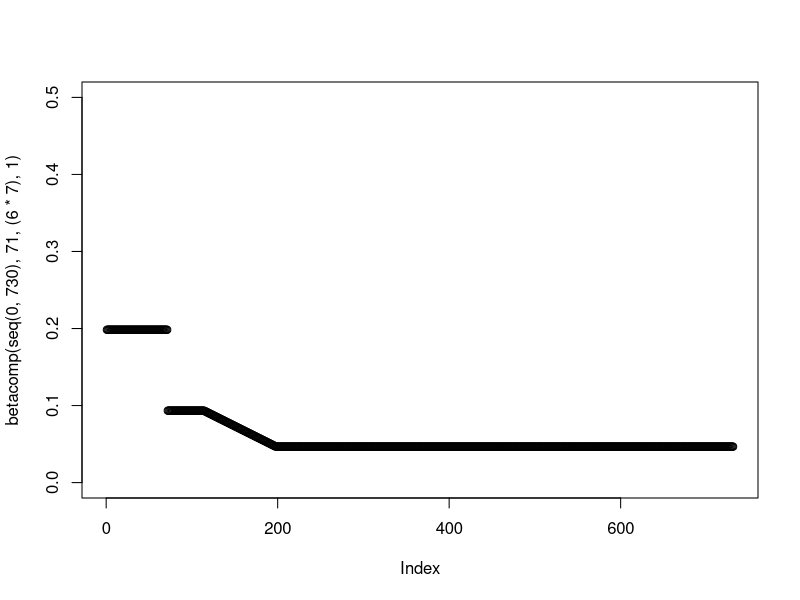
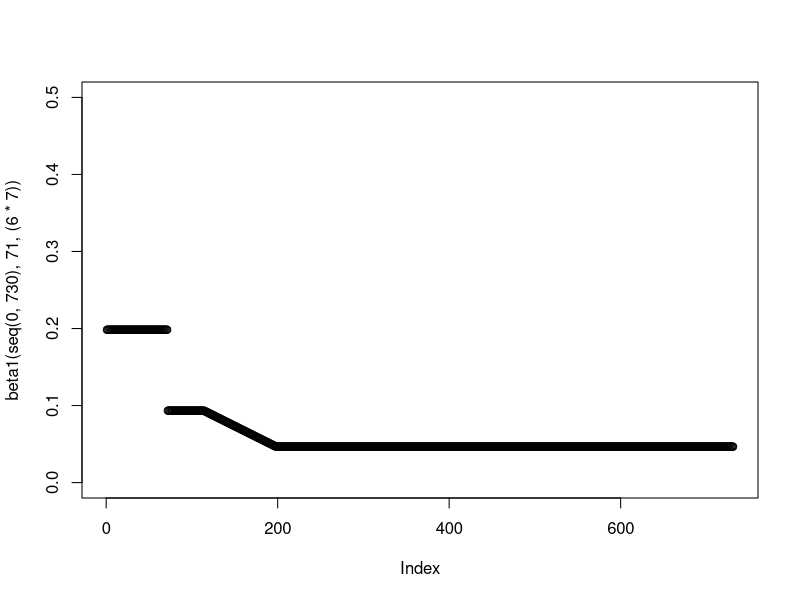
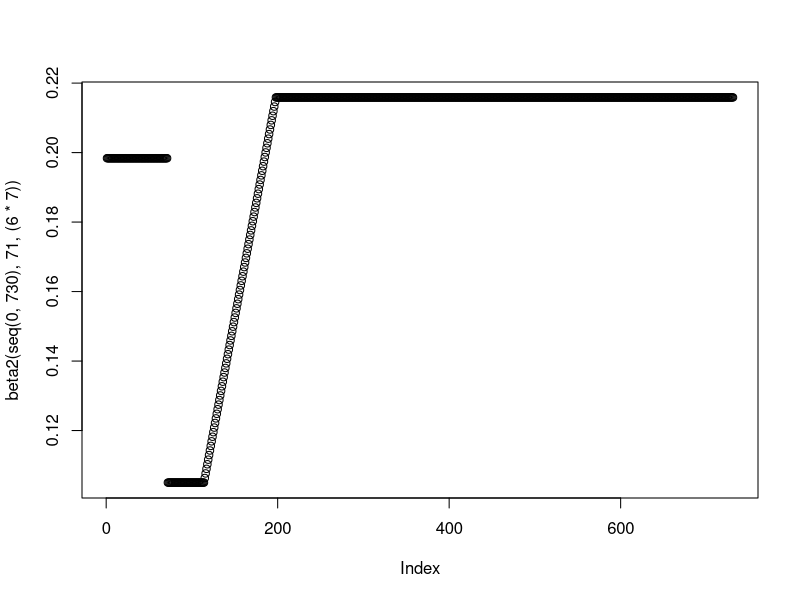
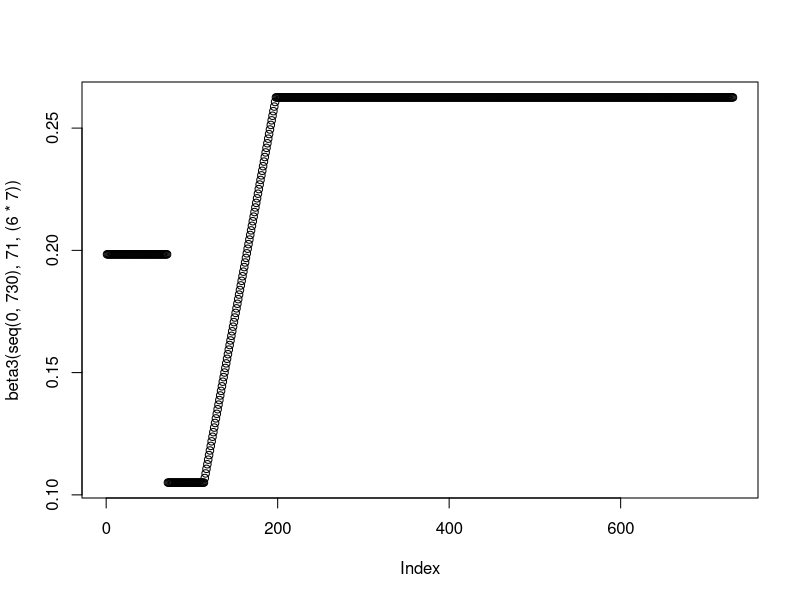
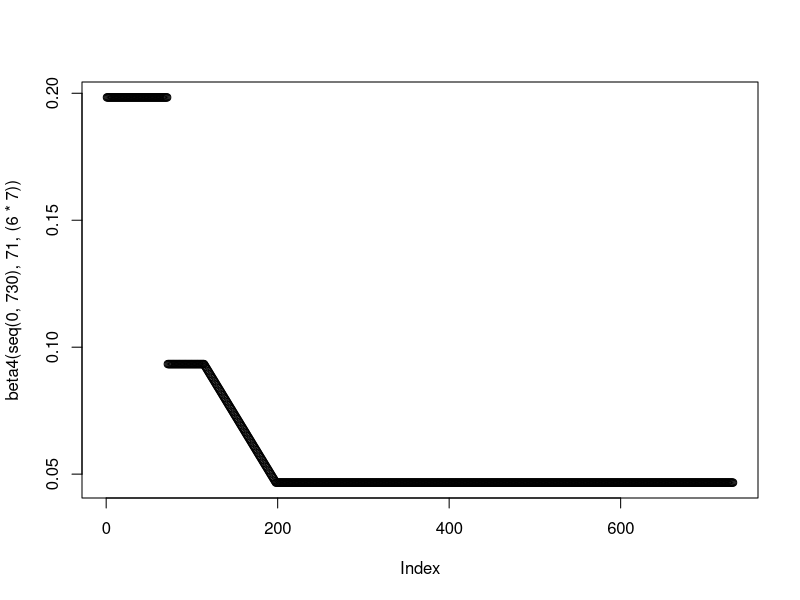

Write the R code that produced these figures, in order.
setwd("C:/Users/amorg/Documents/PhD/nCoV Work/Figures/Enhanced Shielding/New") # This is where the plots Output
rm(list=ls())
library("deSolve"); library("ggplot2"); library("ggpubr"); library("reshape2"); library("Cairo")

#### Model Functions - Generation Time + Betas + ODEs ####

#Function for the generation time/(1/gamma) parameter
GenTime <- function(T2, R0) {
  G = T2 * ((R0-1)/log(2))
  return(G)
}

#Beta Functions - Added Compliance Scaling Factor which alters Betas TO and FROM the vulnerables
betacomp <- function(time, tstart1, tdur, comp) {
  gamma <- 1/(GenTime(3.3,2.8))
  beta1_2 <- (0.4+((1.7-0.4)*(1-comp)))*(gamma)
  betalin <- approxfun(x=c(tstart1+tdur, tstart1+tdur+(12*7)), y = c(0.8*(gamma), beta1_2), method="linear", rule  =2)
  ifelse((time >= tstart1 & time <= tstart1+tdur), #Phase 2
         0.8*(gamma),
         ifelse((time >= tstart1+tdur & time <= tstart1+tdur+(12*7)), #Phase 3
                betalin(time),
                ifelse((time >= tstart1+tdur+(12*7) & time <= 730),
                       beta1_2,
                       1.7*(gamma))))}

plot(betacomp(seq(0,730), 71, (6*7), 1), ylim = c(0,0.5))

beta1 <- function(time, tstart1, tdur) {
  gamma <- 1/(GenTime(3.3,2.8))
  beta1_2 <- 0.4*(gamma)
  betalin <- approxfun(x=c(tstart1+tdur, tstart1+tdur+(12*7)), y = c(0.8*(gamma), beta1_2), method="linear", rule  =2)
  ifelse((time >= tstart1 & time <= tstart1+tdur), #Phase 2
         0.8*(gamma),
         ifelse((time >= tstart1+tdur & time <= tstart1+tdur+(12*7)), #Phase 3
                betalin(time),
                ifelse((time >= tstart1+tdur+(12*7) & time <= 730),
                       beta1_2,
                       1.7*(gamma))))}
plot(beta1(seq(0,730), 71, (6*7)), ylim = c(0,0.5))

beta2 <- function(time, tstart1, tdur) {
  gamma <- 1/(GenTime(3.3,2.8))
  beta1_2 <- 1.85*(gamma)
  betalin <- approxfun(x=c(tstart1+tdur, tstart1+tdur+(12*7)), y = c(0.9*(gamma), beta1_2), method="linear", rule  =2)
  ifelse((time >= tstart1 & time <= tstart1+tdur), #Phase 2
         0.9*(gamma),
         ifelse((time >= tstart1+tdur & time <= tstart1+tdur+(12*7)), #Phase 3
                betalin(time),
                ifelse((time >= tstart1+tdur+(12*7) & time <= 730),
                       beta1_2,
                       1.7*(gamma))))}
plot(beta2(seq(0,730), 71, (6*7)))

beta3 <- function(time, tstart1, tdur) {
  gamma <- 1/(GenTime(3.3,2.8))
  beta1_2 <- 2.25*(gamma)
  betalin <- approxfun(x=c(tstart1+tdur, tstart1+tdur+(12*7)), y = c(0.9*(gamma), beta1_2), method="linear", rule  =2)
  ifelse((time >= tstart1 & time <= tstart1+tdur), #Phase 2
         0.9*(gamma),
         ifelse((time >= tstart1+tdur & time <= tstart1+tdur+(12*7)), #Phase 3
                betalin(time),
                ifelse((time >= tstart1+tdur+(12*7) & time <= 730),
                       beta1_2,
                       1.7*(gamma))))}
plot(beta3(seq(0,730), 71, (6*7)))

beta4 <- function(time,tstart1,tdur) {
  gamma <- 1/(GenTime(3.3,2.8))
  beta1_2 <- 0.4*gamma
  betalin <- approxfun(x=c(tstart1+tdur, tstart1+tdur+(12*7)), y = c(0.8*(gamma), beta1_2), method="linear", rule  =2)
  ifelse((time >= tstart1 & time <= tstart1+tdur), #Phase 2
         0.8*(gamma),
         ifelse((time >= tstart1+tdur & time <= tstart1+tdur+(12*7)), #Phase 3
                betalin(time),
                ifelse((time >= tstart1+tdur+(12*7) & time <= 730),
                       beta1_2,
                       1.7*(gamma))))}
plot(beta4(seq(0,730), 71, (6*7)))

#Function for Shielded/non-Shielded Pop
SIRS <- function(time, state, parameters) {
  with(as.list(c(state, parameters)), {
    betacomp <- betacomp(time,tstart1,tdur,comp)
    beta1 <- beta1(time,tstart1,tdur)
    beta2 <- beta2(time,tstart1,tdur)
    beta3 <- beta3(time,tstart1,tdur)
    beta4 <- beta4(time,tstart1,tdur)
    
    dSv = - betacomp*Iv*Sv - betacomp*Is*Sv - betacomp*Ir1*Sv - betacomp*Ir2*Sv - betacomp*Ir3*Sv + zeta*Rv
    dSs = - betacomp*Iv*Ss - beta1*Is*Ss - beta2*Ir1*Ss - beta2*Ir2*Ss - beta2*Ir3*Ss + zeta*Rs
    dSr1 = - betacomp*Iv*Sr1 - beta2*Is*Sr1 - beta3*Ir1*Sr1 - beta3*Ir2*Sr1 - beta3*Ir3*Sr1 + zeta*Rr1
    dSr2 = - betacomp*Iv*Sr2 - beta2*Is*Sr2 - beta3*Ir1*Sr2 - beta3*Ir2*Sr2 - beta3*Ir3*Sr2 + zeta*Rr2
    dSr3 = - betacomp*Iv*Sr3 - beta2*Is*Sr3 - beta3*Ir1*Sr3 - beta3*Ir2*Sr3 - beta3*Ir3*Sr3 + zeta*Rr3
    
    dIv = betacomp*Iv*Sv + betacomp*Is*Sv + betacomp*Ir1*Sv + betacomp*Ir2*Sv + betacomp*Ir3*Sv - gamma*Iv
    dIs = betacomp*Iv*Ss + beta1*Is*Ss + beta2*Ir1*Ss + beta2*Ir2*Ss + beta2*Ir3*Ss - gamma*Is
    dIr1 = betacomp*Iv*Sr1 + beta2*Is*Sr1 + beta3*Ir1*Sr1 + beta3*Ir2*Sr1 + beta3*Ir3*Sr1 - gamma*Ir1
    dIr2 = betacomp*Iv*Sr2 + beta2*Is*Sr2 + beta3*Ir1*Sr2 + beta3*Ir2*Sr2 + beta3*Ir3*Sr2 - gamma*Ir2
    dIr3 = betacomp*Iv*Sr3 + beta2*Is*Sr3 + beta3*Ir1*Sr3 + beta3*Ir2*Sr3 + beta3*Ir3*Sr3 - gamma*Ir3
    
    dRv = gamma*Iv - zeta*Rv 
    dRs = gamma*Is - zeta*Rs
    dRr1 = gamma*Ir1 - zeta*Rr1
    dRr2 = gamma*Ir2 - zeta*Rr2
    dRr3 = gamma*Ir3 - zeta*Rr3

    return(list(c(dSv, dSs, dSr1, dSr2, dSr3,
                  dIv, dIs, dIr1, dIr2, dIr3,
                  dRv, dRs, dRr1, dRr2, dRr3)))
  })
}

#### Initial Common Parameters - Initial Conditions and Times ####
init <- c(Sv = 0.2 - 0.0001*0.2, Ss = 0.2 - 0.0001*0.2, 
          Sr1 = 0.2 - 0.0001*0.2, Sr2 = 0.2 - 0.0001*0.2, Sr3 = 0.2 - 0.0001*0.2,
          Iv = 0.0001*0.2, Is = 0.0001*0.2, Ir1 = 0.0001*0.2, Ir2 = 0.0001*0.2, Ir3 = 0.0001*0.2,   
          Rv= 0, Rs = 0, Rr1 = 0, Rr2 = 0, Rr3 = 0)
times <- seq(0, 478, by = 1)

phase1 <- data.frame(xmin=0, xmax=71, ymin=-Inf, ymax=Inf, name = "P1")
phase2 <- data.frame(xmin=71, xmax=71+(6*7), ymin=-Inf, ymax=Inf, name = "P2")
phase3 <- data.frame(xmin=71+(6*7), xmax=71+(6*7)+(12*7), ymin=-Inf, ymax=Inf, name = "P3")
phase4 <- data.frame(xmin=71+(6*7)+(12*7), xmax=Inf, ymin=-Inf, ymax=Inf, name = "P4")

#### Running Simulations for 100, 75%, 50%, 25% and 0% Compliance

compliance <- seq(0,1,by = 0.25)

compdata <- data.frame(matrix(nrow = 0, ncol = 15))

for(i in 1:length(compliance)) {
  parms = c(gamma = 1/(GenTime(3.3,2.8)), 
                zeta = 1/365,
                tstart1 = 71, 
                tdur = 6*7,
                comp = compliance[i]) 
  out1 <- data.frame(ode(y = init, func = SIRS, times = times, parms = parms))
  out1$RemS <- out1$Sr1 + out1$Sr2 + out1$Sr3
  out1$RemI <- out1$Ir1 + out1$Ir2 + out1$Ir3
  out1$RemR <- out1$Rr1 + out1$Rr2 + out1$Rr3
  out1 <- out1[, -grep("Sr|Ir|Rr", names(out1))]
  out1[,2:7] <- out1[,2:7]/0.2
  out1[,8:10] <- out1[,8:10]/0.6
  out1$Beta1 <- beta1(times, 71, (6*7)) 
  out1$Beta2 <- beta2(times, 71, (6*7)) 
  out1$Beta3 <- beta3(times, 71, (6*7))
  out1$Beta4 <- beta4(times, 71, (6*7))
  out1$compliance <- compliance[i]
  compdata <- rbind(out1, compdata)
}

colnames(compdata) <- c("Time", "Suscv", "Suscs", "Infected_Iv", "Infected_Is", "Recovv", "Recovs", "RemSusc", "RemInf", "RemRecov",
                        "Beta_1", "Beta_2", "Beta_3", "Beta_4", "Compliance")

#Compliance 100%
statsinfecv <- melt(compdata[compdata$Compliance == 1,], id.vars = c("Time"), measure.vars = c("Infected_Iv", "Infected_Is", "RemInf"))
statsinfecv$variable <- factor(statsinfecv$variable, levels=rev(levels(statsinfecv$variable)))

pinf100 <- ggplot(data = statsinfecv, aes(x = (Time), y = value, col = variable))  + theme_bw() +
  labs(x ="Time (Days)", y = "Proportion Infected", color = "Population") + scale_y_continuous(limits = c(0,0.125), expand = c(0,0)) +
  theme(legend.position = "none", legend.title = element_blank(), legend.text=element_text(size=14),  axis.text=element_text(size=14),
        axis.title.y=element_text(size=14),axis.title.x = element_blank(), 
        legend.spacing.x = unit(0.3, 'cm'), plot.margin=unit(c(0.7,0.7,0.8,0.8),"cm")) + scale_x_continuous(expand = c(0, 0)) + 
  scale_color_manual(values=c('blue','darkgreen','red'), labels= c("General", "Shielders", "Vulnerable")) +
  geom_rect(data=phase2, aes(xmin=xmin, xmax=xmax, ymin=ymin, ymax=ymax), fill="grey", alpha=0.5, inherit.aes = FALSE) +
  geom_rect(data=phase3, aes(xmin=xmin, xmax=xmax, ymin=ymin, ymax=ymax), fill="grey", alpha=0.35, inherit.aes = FALSE) +
  geom_rect(data=phase4, aes(xmin=xmin, xmax=xmax, ymin=ymin, ymax=ymax), fill="grey", alpha=0.5, inherit.aes = FALSE) +
  geom_text(data = phase1, aes(x = xmin, y = 0.100, label = name),inherit.aes = FALSE, size = 8, vjust = 0, hjust = 0, nudge_x = 20) +
  geom_text(data = phase2, aes(x = xmin, y = 0.100, label = name),inherit.aes = FALSE, size = 8, vjust = 0, hjust = 0, nudge_x = 6) +
  geom_text(data = phase3, aes(x = xmin, y = 0.100, label = name),inherit.aes = FALSE, size = 8, vjust = 0, hjust = 0, nudge_x = 28) +
  geom_text(data = phase4, aes(x = xmin, y = 0.100, label = name),inherit.aes = FALSE, size = 8, vjust = 0, hjust = 0, nudge_x = 120) +
  geom_line(size = 1.02, stat = "identity")

#Compliance 75%
statsinfecv <- melt(compdata[compdata$Compliance == 0.75,], id.vars = c("Time"), measure.vars = c("Infected_Iv", "Infected_Is", "RemInf"))
statsinfecv$variable <- factor(statsinfecv$variable, levels=rev(levels(statsinfecv$variable)))

pinf75 <- ggplot(data = statsinfecv, aes(x = (Time), y = value, col = variable))  + theme_bw() +
  labs(x ="Time (Days)", y = "Proportion Infected", color = "Population") + scale_y_continuous(limits = c(0,0.125), expand = c(0,0)) +
  theme(legend.position = "none", legend.title = element_blank(), legend.text=element_text(size=14),  axis.text=element_text(size=14),
        axis.title.y=element_text(size=14),axis.title.x = element_blank(), 
        legend.spacing.x = unit(0.3, 'cm'), plot.margin=unit(c(0.7,0.7,0.8,0.8),"cm")) + scale_x_continuous(expand = c(0, 0)) + 
  scale_color_manual(values=c('blue','darkgreen','red'), labels= c("General", "Shielders", "Vulnerable")) +
  geom_rect(data=phase2, aes(xmin=xmin, xmax=xmax, ymin=ymin, ymax=ymax), fill="grey", alpha=0.5, inherit.aes = FALSE) +
  geom_rect(data=phase3, aes(xmin=xmin, xmax=xmax, ymin=ymin, ymax=ymax), fill="grey", alpha=0.35, inherit.aes = FALSE) +
  geom_rect(data=phase4, aes(xmin=xmin, xmax=xmax, ymin=ymin, ymax=ymax), fill="grey", alpha=0.5, inherit.aes = FALSE) +
  geom_text(data = phase1, aes(x = xmin, y = 0.100, label = name),inherit.aes = FALSE, size = 8, vjust = 0, hjust = 0, nudge_x = 20) +
  geom_text(data = phase2, aes(x = xmin, y = 0.100, label = name),inherit.aes = FALSE, size = 8, vjust = 0, hjust = 0, nudge_x = 6) +
  geom_text(data = phase3, aes(x = xmin, y = 0.100, label = name),inherit.aes = FALSE, size = 8, vjust = 0, hjust = 0, nudge_x = 28) +
  geom_text(data = phase4, aes(x = xmin, y = 0.100, label = name),inherit.aes = FALSE, size = 8, vjust = 0, hjust = 0, nudge_x = 120) +
  geom_line(size = 1.02, stat = "identity")

#Compliance 50%
statsinfecv <- melt(compdata[compdata$Compliance == 0.50,], id.vars = c("Time"), measure.vars = c("Infected_Iv", "Infected_Is", "RemInf"))
statsinfecv$variable <- factor(statsinfecv$variable, levels=rev(levels(statsinfecv$variable)))

pinf50 <- ggplot(data = statsinfecv, aes(x = (Time), y = value, col = variable))  + theme_bw() +
  labs(x ="Time (Days)", y = "Proportion Infected", color = "Population") + scale_y_continuous(limits = c(0,0.125), expand = c(0,0)) +
  theme(legend.position = "none", legend.title = element_blank(), legend.text=element_text(size=14),  axis.text=element_text(size=14),
        axis.title.y=element_text(size=14),axis.title.x = element_blank(), 
        legend.spacing.x = unit(0.3, 'cm'), plot.margin=unit(c(0.7,0.7,0.8,0.8),"cm")) + scale_x_continuous(expand = c(0, 0)) + 
  scale_color_manual(values=c('blue','darkgreen','red'), labels= c("General", "Shielders", "Vulnerable")) +
  geom_rect(data=phase2, aes(xmin=xmin, xmax=xmax, ymin=ymin, ymax=ymax), fill="grey", alpha=0.5, inherit.aes = FALSE) +
  geom_rect(data=phase3, aes(xmin=xmin, xmax=xmax, ymin=ymin, ymax=ymax), fill="grey", alpha=0.35, inherit.aes = FALSE) +
  geom_rect(data=phase4, aes(xmin=xmin, xmax=xmax, ymin=ymin, ymax=ymax), fill="grey", alpha=0.5, inherit.aes = FALSE) +
  geom_text(data = phase1, aes(x = xmin, y = 0.100, label = name),inherit.aes = FALSE, size = 8, vjust = 0, hjust = 0, nudge_x = 20) +
  geom_text(data = phase2, aes(x = xmin, y = 0.100, label = name),inherit.aes = FALSE, size = 8, vjust = 0, hjust = 0, nudge_x = 6) +
  geom_text(data = phase3, aes(x = xmin, y = 0.100, label = name),inherit.aes = FALSE, size = 8, vjust = 0, hjust = 0, nudge_x = 28) +
  geom_text(data = phase4, aes(x = xmin, y = 0.100, label = name),inherit.aes = FALSE, size = 8, vjust = 0, hjust = 0, nudge_x = 120) +
  geom_line(size = 1.02, stat = "identity")

#Compliance 25%
statsinfecv <- melt(compdata[compdata$Compliance == 0.25,], id.vars = c("Time"), measure.vars = c("Infected_Iv", "Infected_Is", "RemInf"))
statsinfecv$variable <- factor(statsinfecv$variable, levels=rev(levels(statsinfecv$variable)))

pinf25 <- ggplot(data = statsinfecv, aes(x = (Time), y = value, col = variable))  + theme_bw() +
  labs(x ="Time (Days)", y = "Proportion Infected", color = "Population") + scale_y_continuous(limits = c(0,0.125), expand = c(0,0)) +
  theme(legend.position = "none", legend.title = element_blank(), legend.text=element_text(size=14),  axis.text=element_text(size=14),
        axis.title.y=element_text(size=14),axis.title.x = element_text(size=14), 
        legend.spacing.x = unit(0.3, 'cm'), plot.margin=unit(c(0.7,0.7,0.3,0.8),"cm")) + scale_x_continuous(expand = c(0, 0)) + 
  scale_color_manual(values=c('blue','darkgreen','red'), labels= c("General", "Shielders", "Vulnerable")) +
  geom_rect(data=phase2, aes(xmin=xmin, xmax=xmax, ymin=ymin, ymax=ymax), fill="grey", alpha=0.5, inherit.aes = FALSE) +
  geom_rect(data=phase3, aes(xmin=xmin, xmax=xmax, ymin=ymin, ymax=ymax), fill="grey", alpha=0.35, inherit.aes = FALSE) +
  geom_rect(data=phase4, aes(xmin=xmin, xmax=xmax, ymin=ymin, ymax=ymax), fill="grey", alpha=0.5, inherit.aes = FALSE) +
  geom_text(data = phase1, aes(x = xmin, y = 0.100, label = name),inherit.aes = FALSE, size = 8, vjust = 0, hjust = 0, nudge_x = 25) +
  geom_text(data = phase2, aes(x = xmin, y = 0.100, label = name),inherit.aes = FALSE, size = 8, vjust = 0, hjust = 0, nudge_x = 8) +
  geom_text(data = phase3, aes(x = xmin, y = 0.100, label = name),inherit.aes = FALSE, size = 8, vjust = 0, hjust = 0, nudge_x = 30) +
  geom_text(data = phase4, aes(x = xmin, y = 0.100, label = name),inherit.aes = FALSE, size = 8, vjust = 0, hjust = 0, nudge_x = 125) +
  geom_line(size = 1.02, stat = "identity")


#Compliance 0%
statsinfecv <- melt(compdata[compdata$Compliance == 0,], id.vars = c("Time"), measure.vars = c("Infected_Iv", "Infected_Is", "RemInf"))
statsinfecv$variable <- factor(statsinfecv$variable, levels=rev(levels(statsinfecv$variable)))

pinf0 <- ggplot(data = statsinfecv, aes(x = (Time), y = value, col = variable))  + theme_bw() +
  labs(x ="Time (Days)", y = "Proportion Infected", color = "Population") + scale_y_continuous(limits = c(0,0.125), expand = c(0,0)) +
  theme(legend.position = "none", legend.title = element_blank(), legend.text=element_text(size=14),  axis.text=element_text(size=14),
        axis.title.y=element_text(size=14),axis.title.x = element_text(size=14), 
        legend.spacing.x = unit(0.3, 'cm'), plot.margin=unit(c(0.7,0.7,0.3,0.8),"cm")) + scale_x_continuous(expand = c(0, 0)) + 
  scale_color_manual(values=c('blue','darkgreen','red'), labels= c("General", "Shielders", "Vulnerable")) +
  geom_rect(data=phase2, aes(xmin=xmin, xmax=xmax, ymin=ymin, ymax=ymax), fill="grey", alpha=0.5, inherit.aes = FALSE) +
  geom_rect(data=phase3, aes(xmin=xmin, xmax=xmax, ymin=ymin, ymax=ymax), fill="grey", alpha=0.35, inherit.aes = FALSE) +
  geom_rect(data=phase4, aes(xmin=xmin, xmax=xmax, ymin=ymin, ymax=ymax), fill="grey", alpha=0.5, inherit.aes = FALSE) +
  geom_text(data = phase1, aes(x = xmin, y = 0.100, label = name),inherit.aes = FALSE, size = 8, vjust = 0, hjust = 0, nudge_x = 20) +
  geom_text(data = phase2, aes(x = xmin, y = 0.100, label = name),inherit.aes = FALSE, size = 8, vjust = 0, hjust = 0, nudge_x = 6) +
  geom_text(data = phase3, aes(x = xmin, y = 0.100, label = name),inherit.aes = FALSE, size = 8, vjust = 0, hjust = 0, nudge_x = 28) +
  geom_text(data = phase4, aes(x = xmin, y = 0.100, label = name),inherit.aes = FALSE, size = 8, vjust = 0, hjust = 0, nudge_x = 120) +
  geom_line(size = 1.02, stat = "identity")

#### Plotting of Compliance ####

plot <- ggarrange(pinf100, pinf75, pinf50, pinf25, pinf0, nrow = 3, ncol = 2, heights = c(0.5), font.label = c(size = 20),
                  labels = c("A", "B", "C", "D", "E"), common.legend = TRUE, legend = "bottom")

#### Compliance Range ####

compliance <- seq(0,1, by = 0.01)

output <- data.frame(matrix(ncol = 6, nrow = length(compliance)))
colnames(output) <- c("Compliance","TimeSecPeak","Second Peak","TimeFirPeak","First Peak","RelHeight1stvs2nd")

for (i in 1:length(compliance)) {
  temp <- numeric(6)
  parms1 = c(gamma = 1/(GenTime(3.3,2.8)), 
             zeta = 1/365,
             tstart1 = 71, 
             tdur = 6*7,
             comp = compliance[i])
  out1 <- data.frame(ode(y = init, func = SIRS, times = times, parms = parms1))
  out1$Iv <- out1$Iv/0.20
  temp[1] <- compliance[i]*100
  temp[2] <- out1$time[which(diff(sign(diff(out1$Iv)))==-2)+1][2] #Outcome Measure Time of 2nd Peak
  temp[3] <- out1$Iv[which(diff(sign(diff(out1$Iv)))==-2)+1][2] #Outcome Measure I(t)  of 2nd Peak
  temp[4] <- out1$time[which(diff(sign(diff(out1$Iv)))==-2)+1][1] #Outcome Measure Time of 1st Peak
  temp[5] <- out1$Iv[which(diff(sign(diff(out1$Iv)))==-2)+1][1] #Outcome Measure I(t) of 1st Peak
  temp[6] <- temp[3]/temp[5]
  output[i,] <- temp
  print(i/length(compliance))
}

statcomp <- melt(output, id.vars = c("Compliance"), measure.vars = c("RelHeight1stvs2nd"))

#### Plotting Compliance Range ####
p1 <- ggplot(statcomp, aes(x = Compliance, y = value)) + geom_line(size = 1.02, stat = "identity", col = "red") + theme_bw() +
  labs(x =expression("Compliance of the Vulnerable Population (%)"), y = "Relative Height of 2nd Peak vs 1st Peak") + scale_y_continuous(limits = c(0,3),expand = c(0,0)) + scale_x_continuous(expand = c(0,0)) +
  geom_hline(yintercept = 	1, lty = 2, size = 1.02, col = "black") +
  theme(legend.position = "bottom", legend.title = element_blank(), legend.text=element_text(size=14),  axis.text=element_text(size=14),
        axis.title.y=element_text(size=14),axis.title.x= element_text(size=14), 
        legend.spacing.x = unit(0.3, 'cm'), plot.margin=unit(c(0.7,0.7,0.8,0.8),"cm"))


plot1 <- ggarrange(p1, nrow = 1, ncol = 1, align = "v", heights = c(0.5), font.label = c(size = 20) )

#Anti-Aliasing in Plots - Can Ignore

ggsave(plot, filename = "Fig9.png", dpi = 300, type = "cairo",
       width = 14, height = 10, units = "in")

ggsave(plot1, filename = "Fig9_Range.png", dpi = 300, type = "cairo",
       width = 8, height = 7, units = "in")
